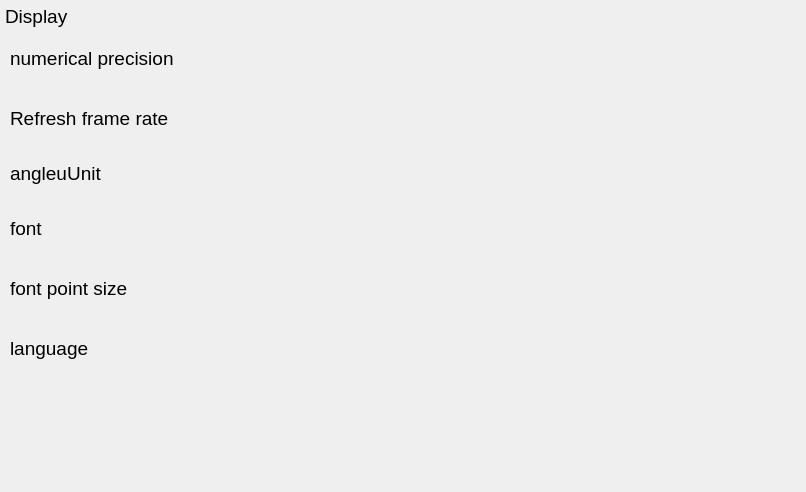
<?xml version="1.0" encoding="UTF-8"?>
<ui version="4.0">
 <class>SettingsDisplay</class>
 <widget class="QWidget" name="SettingsDisplay">
  <property name="geometry">
   <rect>
    <x>0</x>
    <y>0</y>
    <width>806</width>
    <height>492</height>
   </rect>
  </property>
  <property name="minimumSize">
   <size>
    <width>0</width>
    <height>0</height>
   </size>
  </property>
  <property name="maximumSize">
   <size>
    <width>16777215</width>
    <height>16777215</height>
   </size>
  </property>
  <property name="windowTitle">
   <string>SettingsDisplay</string>
  </property>
  <property name="styleSheet">
   <string notr="true"/>
  </property>
  <layout class="QGridLayout" name="gridLayout">
   <property name="leftMargin">
    <number>5</number>
   </property>
   <property name="topMargin">
    <number>5</number>
   </property>
   <property name="rightMargin">
    <number>5</number>
   </property>
   <property name="bottomMargin">
    <number>5</number>
   </property>
   <property name="spacing">
    <number>0</number>
   </property>
   <item row="1" column="1" rowspan="2">
    <widget class="QWidget" name="widget" native="true">
     <layout class="QGridLayout" name="gridLayout_2">
      <property name="leftMargin">
       <number>5</number>
      </property>
      <property name="topMargin">
       <number>5</number>
      </property>
      <property name="rightMargin">
       <number>5</number>
      </property>
      <property name="bottomMargin">
       <number>5</number>
      </property>
      <property name="spacing">
       <number>10</number>
      </property>
      <item row="0" column="0">
       <widget class="QLabel" name="title_4">
        <property name="minimumSize">
         <size>
          <width>300</width>
          <height>40</height>
         </size>
        </property>
        <property name="maximumSize">
         <size>
          <width>300</width>
          <height>16777215</height>
         </size>
        </property>
        <property name="font">
         <font>
          <pointsize>14</pointsize>
         </font>
        </property>
        <property name="text">
         <string>numerical precision</string>
        </property>
        <property name="alignment">
         <set>Qt::AlignLeading|Qt::AlignLeft|Qt::AlignVCenter</set>
        </property>
       </widget>
      </item>
      <item row="4" column="0">
       <widget class="QLabel" name="title_6">
        <property name="minimumSize">
         <size>
          <width>300</width>
          <height>40</height>
         </size>
        </property>
        <property name="maximumSize">
         <size>
          <width>300</width>
          <height>16777215</height>
         </size>
        </property>
        <property name="font">
         <font>
          <pointsize>14</pointsize>
         </font>
        </property>
        <property name="text">
         <string>font point size</string>
        </property>
        <property name="alignment">
         <set>Qt::AlignLeading|Qt::AlignLeft|Qt::AlignVCenter</set>
        </property>
       </widget>
      </item>
      <item row="3" column="0">
       <widget class="QLabel" name="title_5">
        <property name="minimumSize">
         <size>
          <width>300</width>
          <height>40</height>
         </size>
        </property>
        <property name="maximumSize">
         <size>
          <width>300</width>
          <height>16777215</height>
         </size>
        </property>
        <property name="font">
         <font>
          <pointsize>14</pointsize>
         </font>
        </property>
        <property name="text">
         <string>font</string>
        </property>
        <property name="alignment">
         <set>Qt::AlignLeading|Qt::AlignLeft|Qt::AlignVCenter</set>
        </property>
       </widget>
      </item>
      <item row="0" column="2">
       <spacer name="horizontalSpacer">
        <property name="orientation">
         <enum>Qt::Horizontal</enum>
        </property>
        <property name="sizeHint" stdset="0">
         <size>
          <width>40</width>
          <height>20</height>
         </size>
        </property>
       </spacer>
      </item>
      <item row="1" column="0">
       <widget class="QLabel" name="title_3">
        <property name="minimumSize">
         <size>
          <width>300</width>
          <height>40</height>
         </size>
        </property>
        <property name="maximumSize">
         <size>
          <width>300</width>
          <height>16777215</height>
         </size>
        </property>
        <property name="font">
         <font>
          <pointsize>14</pointsize>
         </font>
        </property>
        <property name="text">
         <string>Refresh frame rate</string>
        </property>
        <property name="alignment">
         <set>Qt::AlignLeading|Qt::AlignLeft|Qt::AlignVCenter</set>
        </property>
       </widget>
      </item>
      <item row="3" column="1">
       <widget class="QtMaterialTextField" name="lineEdit_font" native="true">
        <property name="minimumSize">
         <size>
          <width>200</width>
          <height>50</height>
         </size>
        </property>
        <property name="maximumSize">
         <size>
          <width>200</width>
          <height>50</height>
         </size>
        </property>
        <property name="font">
         <font>
          <pointsize>14</pointsize>
         </font>
        </property>
       </widget>
      </item>
      <item row="0" column="1">
       <widget class="QtMaterialTextField" name="lineEdit_precision" native="true">
        <property name="minimumSize">
         <size>
          <width>200</width>
          <height>50</height>
         </size>
        </property>
        <property name="maximumSize">
         <size>
          <width>200</width>
          <height>50</height>
         </size>
        </property>
        <property name="font">
         <font>
          <pointsize>14</pointsize>
         </font>
        </property>
       </widget>
      </item>
      <item row="2" column="0">
       <widget class="QLabel" name="title_2">
        <property name="minimumSize">
         <size>
          <width>300</width>
          <height>40</height>
         </size>
        </property>
        <property name="maximumSize">
         <size>
          <width>300</width>
          <height>16777215</height>
         </size>
        </property>
        <property name="font">
         <font>
          <pointsize>14</pointsize>
         </font>
        </property>
        <property name="text">
         <string>angleuUnit</string>
        </property>
        <property name="alignment">
         <set>Qt::AlignLeading|Qt::AlignLeft|Qt::AlignVCenter</set>
        </property>
       </widget>
      </item>
      <item row="1" column="1">
       <widget class="QtMaterialTextField" name="lineEdit_farmRate" native="true">
        <property name="minimumSize">
         <size>
          <width>200</width>
          <height>50</height>
         </size>
        </property>
        <property name="maximumSize">
         <size>
          <width>200</width>
          <height>50</height>
         </size>
        </property>
        <property name="font">
         <font>
          <pointsize>14</pointsize>
         </font>
        </property>
       </widget>
      </item>
      <item row="4" column="1">
       <widget class="QtMaterialTextField" name="lineEdit_font_point_size" native="true">
        <property name="minimumSize">
         <size>
          <width>200</width>
          <height>50</height>
         </size>
        </property>
        <property name="maximumSize">
         <size>
          <width>200</width>
          <height>50</height>
         </size>
        </property>
        <property name="font">
         <font>
          <pointsize>14</pointsize>
         </font>
        </property>
       </widget>
      </item>
      <item row="2" column="1">
       <widget class="QWWindowButton" name="widget_degRad" native="true">
        <property name="minimumSize">
         <size>
          <width>200</width>
          <height>40</height>
         </size>
        </property>
        <property name="maximumSize">
         <size>
          <width>200</width>
          <height>40</height>
         </size>
        </property>
        <property name="font">
         <font>
          <pointsize>14</pointsize>
         </font>
        </property>
       </widget>
      </item>
      <item row="5" column="0">
       <widget class="QLabel" name="title_7">
        <property name="minimumSize">
         <size>
          <width>300</width>
          <height>40</height>
         </size>
        </property>
        <property name="maximumSize">
         <size>
          <width>300</width>
          <height>16777215</height>
         </size>
        </property>
        <property name="font">
         <font>
          <pointsize>14</pointsize>
         </font>
        </property>
        <property name="text">
         <string>language</string>
        </property>
        <property name="alignment">
         <set>Qt::AlignLeading|Qt::AlignLeft|Qt::AlignVCenter</set>
        </property>
       </widget>
      </item>
      <item row="5" column="1">
       <widget class="QtMaterialTextField" name="lineEdit_language" native="true">
        <property name="minimumSize">
         <size>
          <width>200</width>
          <height>50</height>
         </size>
        </property>
        <property name="maximumSize">
         <size>
          <width>200</width>
          <height>50</height>
         </size>
        </property>
        <property name="font">
         <font>
          <pointsize>14</pointsize>
         </font>
        </property>
       </widget>
      </item>
     </layout>
    </widget>
   </item>
   <item row="0" column="1">
    <widget class="QLabel" name="title">
     <property name="minimumSize">
      <size>
       <width>0</width>
       <height>0</height>
      </size>
     </property>
     <property name="font">
      <font>
       <pointsize>14</pointsize>
      </font>
     </property>
     <property name="text">
      <string>Display</string>
     </property>
     <property name="alignment">
      <set>Qt::AlignLeading|Qt::AlignLeft|Qt::AlignVCenter</set>
     </property>
    </widget>
   </item>
   <item row="3" column="1">
    <spacer name="verticalSpacer">
     <property name="orientation">
      <enum>Qt::Vertical</enum>
     </property>
     <property name="sizeHint" stdset="0">
      <size>
       <width>20</width>
       <height>40</height>
      </size>
     </property>
    </spacer>
   </item>
  </layout>
 </widget>
 <customwidgets>
  <customwidget>
   <class>QtMaterialTextField</class>
   <extends>QWidget</extends>
   <header>qt_material_widgets/qtmaterialtextfield.h</header>
   <container>1</container>
  </customwidget>
  <customwidget>
   <class>QWWindowButton</class>
   <extends>QWidget</extends>
   <header>qwool/qwwindowbutton.h</header>
   <container>1</container>
  </customwidget>
 </customwidgets>
 <resources/>
 <connections/>
</ui>
